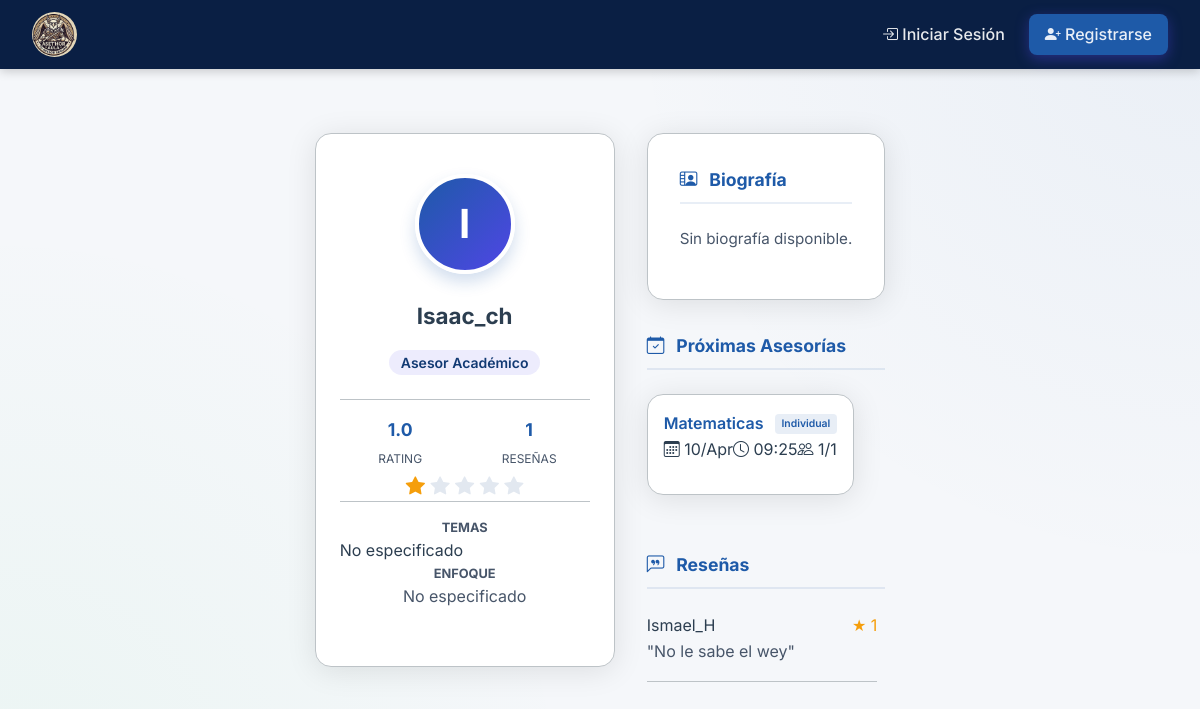
/asesor/5, run on the app's committed database.
### app/models.py (models this page shows, shortened)
class User(db.Model, UserMixin):
    id = db.Column(db.Integer, primary_key=True)
    username = db.Column(db.String(20), unique=True, nullable=False)
    password_hash = db.Column(db.String(60), nullable=False)
    role = db.Column(db.String(20), nullable=False, default='Estudiante') # Super-Admin, Admin, Asesor, Estudiante
    profile = db.relationship('Profile', backref='user', uselist=False, cascade='all, delete-orphan')
    sessions_given = db.relationship('TutoringSession', backref='asesor', cascade='all, delete-orphan')
    reviews_received = db.relationship('Review', foreign_keys='Review.asesor_id', backref='asesor_reviewed', cascade='all, delete-orphan')
    enrollments = db.relationship('Enrollment', backref='student', cascade='all, delete-orphan')
    reviews_given = db.relationship('Review', foreign_keys='Review.student_id', backref='student_reviewer', cascade='all, delete-orphan')

class Profile(db.Model):
    id = db.Column(db.Integer, primary_key=True)
    user_id = db.Column(db.Integer, db.ForeignKey('user.id'), nullable=False)
    full_name = db.Column(db.String(100), nullable=True)
    bio = db.Column(db.Text, nullable=True)
    strengths = db.Column(db.String(200), nullable=True) # e.g. "matemáticas, programación"
    focus_areas = db.Column(db.String(200), nullable=True) # e.g. "álgebra, base de datos sql"
    rating_avg = db.Column(db.Float, default=0.0) # Calculated average for Asesores

class TutoringSession(db.Model):
    id = db.Column(db.Integer, primary_key=True)
    asesor_id = db.Column(db.Integer, db.ForeignKey('user.id'), nullable=False)
    topic = db.Column(db.String(100), nullable=False)
    description = db.Column(db.Text, nullable=False)
    date = db.Column(db.Date, nullable=False)
    start_time = db.Column(db.Time, nullable=False)
    end_time = db.Column(db.Time, nullable=False)
    session_type = db.Column(db.String(20), nullable=False, default='Individual') # Individual, Grupal
    capacity = db.Column(db.Integer, default=1)
    enrollments = db.relationship('Enrollment', backref='session', cascade='all, delete-orphan')
    reviews = db.relationship('Review', foreign_keys='Review.session_id', backref='session_reviewed', cascade='all, delete-orphan')

class Review(db.Model):
    id = db.Column(db.Integer, primary_key=True)
    student_id = db.Column(db.Integer, db.ForeignKey('user.id'), nullable=False)
    session_id = db.Column(db.Integer, db.ForeignKey('tutoring_session.id'), nullable=False)
    asesor_id = db.Column(db.Integer, db.ForeignKey('user.id'), nullable=False)
    rating = db.Column(db.Integer, nullable=False) # 1 to 5
    comment = db.Column(db.Text, nullable=True)
    created_at = db.Column(db.DateTime, nullable=False, default=datetime.utcnow)

### app/routes/main.py (the view)
@main.route('/asesor/<int:asesor_id>')
def asesor_profile(asesor_id):
    asesor = User.query.get_or_404(asesor_id)
    if asesor.role != 'Asesor':
        abort(404)
    active_sessions = TutoringSession.query.filter_by(asesor_id=asesor_id).order_by(TutoringSession.date.desc()).all()
    reviews = Review.query.filter_by(asesor_id=asesor_id).order_by(Review.created_at.desc()).all()
    return render_template('main/asesor_profile.html', title=f'Perfil de {asesor.profile.full_name or asesor.username}', asesor=asesor, sessions=active_sessions, reviews=reviews)

### app/templates/main/asesor_profile.html (shortened to what this page needs)
{% extends 'base.html' %}
{% block content %}
<div class="profile-grid">
    <div class="profile-sidebar">
        <div class="glass card profile-sidebar-card p-3">
            <div class="avatar-large mb-2" style="width: 100px; height: 100px; font-size: 2.5rem;">{{ asesor.username[0]|upper }}</div>
            <h3 class="mb-1" style="font-size: 1.4rem;">{{ asesor.profile.full_name or asesor.username }}</h3>
            <span class="badge mb-3">Asesor Académico</span>
            <div class="profile-stat-box mt-2 mb-3" style="padding-top: 1rem; gap: 0.5rem;">
                <div class="stat-item">
                    <span class="stat-value" style="font-size: 1.1rem;">{{ asesor.profile.rating_avg or 0 }}</span>
                    <span class="stat-label">Rating</span>
                </div>
                <div class="stat-item">
                    <span class="stat-value" style="font-size: 1.1rem;">{{ reviews|length }}</span>
                    <span class="stat-label">Reseñas</span>
                </div>
            </div>
            <div class="star-rating mb-3" style="font-size: 1.2rem;">
                {% set rating = asesor.profile.rating_avg or 0 %}
                {% for i in range(5) %}
                    <i class="bi bi-star-fill {% if i < rating %}filled{% endif %}" style="color: {% if i < rating %}var(--warning-color){% else %}#e2e8f0{% endif %};"></i>
                {% endfor %}
            </div>
            <div class="sidebar-details text-start mt-3" style="border-top: 1px solid var(--surface-border); padding-top: 1rem;">
                <div class="mb-3">
                    <h6 class="mb-1" style="font-size: 0.8rem; text-transform: uppercase; color: var(--text-secondary);">Temas</h6>
                    <div class="d-flex flex-wrap gap-1">
                        {% if asesor.profile.strengths %}
                            {% for strength in asesor.profile.strengths.split(',') %}
                                <span class="badge bg-light" style="font-size: 0.7rem; background: rgba(30, 90, 168, 0.05); color: var(--primary-color);">{{ strength.strip() }}</span>
                            {% endfor %}
                        {% else %}
                            <span class="text-muted small">No especificado</span>
                        {% endif %}
                    </div>
                </div>
                <div>
                    <h6 class="mb-1" style="font-size: 0.8rem; text-transform: uppercase; color: var(--text-secondary);">Enfoque</h6>
                    <p class="small mb-0">{{ asesor.profile.focus_areas or 'No especificado' }}</p>
                </div>
            </div>
        </div>
    </div>
    <div class="profile-main-content">
        <div class="glass card p-3 mb-3">
            <h4 class="form-section-title mb-2" style="font-size: 1.1rem;">
                <i class="bi bi-person-video2"></i> Biografía
            </h4>
            <p class="mb-0" style="font-size: 0.95rem; line-height: 1.5;">{{ asesor.profile.bio or 'Sin biografía disponible.' }}</p>
        </div>
        <div class="content-dual-grid">
            <div class="sessions-column">
                <h4 class="form-section-title mb-3" style="font-size: 1.1rem;">
                    <i class="bi bi-calendar-check"></i> Próximas Asesorías
                </h4>
                {% if sessions %}
                <div class="d-flex flex-column gap-2">
                    {% for session in sessions %}
                    <div class="glass card p-3 mb-0 compact-session-card">
                        <div class="d-flex justify-between align-center mb-1">
                            <h5 class="topic-title">{{ session.topic }}</h5>
                            <span class="type-badge">{{ session.session_type }}</span>
                        </div>
                        <div class="d-flex gap-3 small text-secondary mb-2">
                            <span><i class="bi bi-calendar3"></i> {{ session.date.strftime('%d/%b') }}</span>
                            <span><i class="bi bi-clock"></i> {{ session.start_time.strftime('%H:%M') }}</span>
                            <span><i class="bi bi-people"></i> {{ session.enrollments|length }}/{{ session.capacity }}</span>
                        </div>
                    </div>
                    {% endfor %}
                </div>
                {% else %}
                <div class="glass card p-3 text-center text-muted">
                    <p class="small mb-0">Sin asesorías programadas.</p>
                </div>
                {% endif %}
            </div>
            <div class="reviews-column">
                <h4 class="form-section-title mb-3" style="font-size: 1.1rem;">
                    <i class="bi bi-chat-left-quote"></i> Reseñas
                </h4>
                {% if reviews %}
                <div class="reviews-scroll-area">
                    {% for review in reviews %}
                    <div class="review-item mb-2 pb-2" style="border-bottom: 1px solid var(--surface-border);">
                        <div class="d-flex justify-between align-center mb-1">
                            <span class="small fw-bold">{{ review.student_reviewer.username }}</span>
                            <span class="small" style="color: var(--warning-color);">★ {{ review.rating }}</span>
                        </div>
                        <p class="small text-muted italic mb-0">"{{ review.comment or 'Sin comentario'|truncate(60) }}"</p>
                    </div>
                    {% endfor %}
                </div>
                {% else %}
                <div class="glass card p-3 text-center text-muted">
                    <p class="small mb-0">Sin reseñas aún.</p>
                </div>
                {% endif %}
            </div>
        </div>
    </div>
</div>
{% endblock %}

### app/static/css/style.css (style rules this page uses)
:root { --bg-color: #F5F7FA; --navbar-bg: #0A1F44; --surface-color: #FFFFFF; --surface-border: #BDC3C7; --primary-color: #1E5AA8; --primary-hover: #123A73; --text-primary: #2C3E50; --text-secondary: #475569; --danger-color: #E74C3C; --success-color: #2ECC71; --warning-color: #f59e0b; --font-family: 'Inter', sans-serif; }
* { box-sizing: border-box; margin: 0; padding: 0; }
body { background-color: var(--bg-color); color: var(--text-primary); font-family: var(--font-family); line-height: 1.6; min-height: 100vh; display: flex; flex-direction: column; background-image: radial-gradient(circle at top right, rgba(30, 90, 168, 0.05), transparent 40%), radial-gradient(circle at bottom left, rgba(46, 204, 113, 0.05), transparent 40%); background-attachment: fixed; }
.glass { background: var(--surface-color); backdrop-filter: blur(12px); -webkit-backdrop-filter: blur(12px); border: 1px solid var(--surface-border); border-radius: 16px; box-shadow: 0 4px 30px rgba(0, 0, 0, 0.1); }
.card { padding: 2rem; margin-bottom: 2rem; }
h1, h2, h3 { margin-bottom: 1rem; font-weight: 700; color: var(--text-primary); }
p { margin-bottom: 1rem; color: var(--text-secondary); }
.mt-2 { margin-top: 1rem; }
.mb-2 { margin-bottom: 1rem; }
.d-flex { display: flex; }
.justify-between { justify-content: space-between; }
.align-center { align-items: center; }
.gap-1 { gap: 1rem; }
.star-rating { color: var(--warning-color); font-size: 1.25rem; }
.badge { padding: 0.25rem 0.75rem; border-radius: 999px; font-size: 0.875rem; font-weight: 600; background: rgba(79, 70, 229, 0.1); color: var(--primary-hover); }
.profile-grid { display: grid; grid-template-columns: 300px 1fr; gap: 2rem; }
.profile-sidebar-card { text-align: center; padding: 2.5rem 1.5rem; }
.avatar-large { width: 120px; height: 120px; border-radius: 50%; margin: 0 auto 1.5rem; background: linear-gradient(135deg, var(--primary-color), #4F46E5); color: white; display: flex; align-items: center; justify-content: center; font-size: 3rem; font-weight: 700; box-shadow: 0 8px 16px rgba(30, 90, 168, 0.2); border: 4px solid #ffffff; }
.profile-stat-box { display: grid; grid-template-columns: repeat(2, 1fr); gap: 1rem; margin-top: 1.5rem; padding-top: 1.5rem; border-top: 1px solid var(--surface-border); }
.stat-item { text-align: center; }
.stat-value { display: block; font-size: 1.25rem; font-weight: 700; color: var(--primary-color); }
.stat-label { font-size: 0.75rem; color: var(--text-secondary); text-transform: uppercase; }
.form-section-title { display: flex; align-items: center; gap: 0.75rem; margin-bottom: 1.5rem; padding-bottom: 0.5rem; border-bottom: 2px solid rgba(30, 90, 168, 0.1); color: var(--primary-color); }

### app/templates/main/asesor_profile.html (style rules this page uses)
.content-dual-grid { display: grid; grid-template-columns: 1.5fr 1fr; gap: 1.5rem; }
.topic-title { margin: 0; color: var(--primary-color); font-size: 1rem; font-weight: 600; white-space: nowrap; overflow: hidden; text-overflow: ellipsis; }
.type-badge { font-size: 0.65rem; padding: 0.1rem 0.4rem; background: rgba(30, 90, 168, 0.1); color: var(--primary-color); border-radius: 4px; font-weight: 600; }
.compact-session-card { padding: 1rem !important; transition: transform 0.2s; }
.reviews-scroll-area { max-height: 400px; overflow-y: auto; padding-right: 0.5rem; }
@media (max-width: 1200px) { .content-dual-grid { grid-template-columns: 1fr; } }

### data on the page
User: username "I"
Profile: profile "Isaac_ch", profile "1.0", profile "No especificado", profile "Sin biografía disponible."
TutoringSession: topic "Matematicas", session_type "Individual", date "10/Apr", start_time "09:25", enrollments|length "1", capacity "1"
Review: student_reviewer.username "Ismael_H", rating "1", comment "No le sabe el wey"

### other printed values
{{ reviews|length }} "1"
